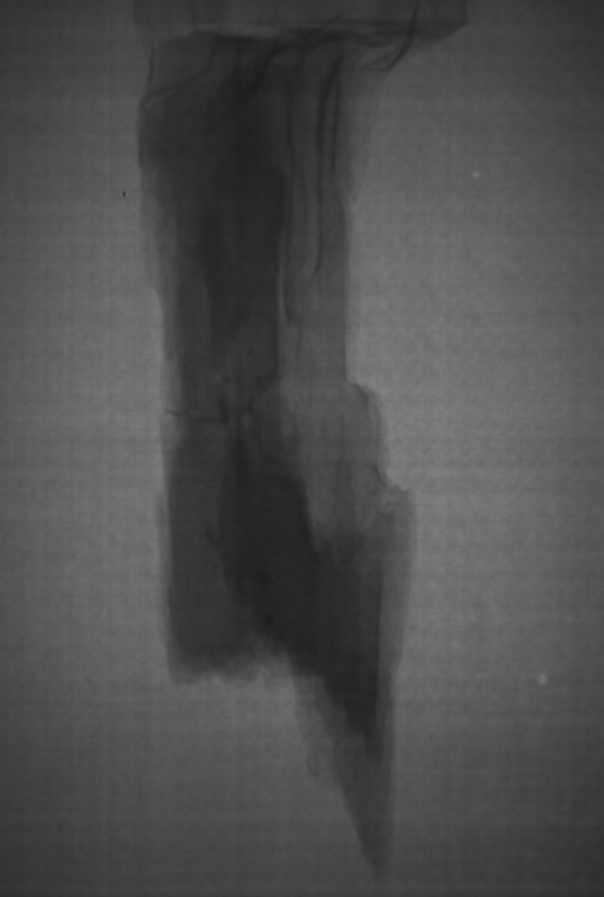
#> input picture lecture/Lectures/Lecture01/data/wood_0000.tif, 604 x 897 px; the run also reads 1 picture not shown here
$ jupyter execute --allow-errors Part_L1P5.ipynb
#> lines starting #> are read from the running program, lines starting #| are printed output that depends on the picture
# Introduction to images
::: {.content-visible when-format="pdf"}
We have been talking a lot about images; how we want to use them ,how they are formed etc. But we haven't defined what an image is and basic operations.
:::

[cell 1]
# | include: false
# | echo: false
# Setup cell: makes the notebook work in Jupyter *and* in both Quarto builds.
import os, sys
from pathlib import Path

if "COURSE_LECTURE_DIR" not in os.environ:          # interactive use
    os.environ["COURSE_LECTURE_DIR"] = str(Path.cwd())
    sys.path.insert(0, str(Path.cwd().parents[1] / "scripts"))

import numpy as np
import pandas as pd
import matplotlib.pyplot as plt
from courselib import data_path, figure_path

plt.rcParams.update({"figure.dpi": 120, "axes.spines.top": False,
                     "axes.spines.right": False})

## What is an image?

A very abstract definition:

- A pairing between spatial information (position)
- and some other kind of information (value).

In most cases this is a 2- or 3-dimensional position with

- x,y,z coordinates on a grid
- and a numeric value (intensity) or a vector (color).

## Image sampling

:::: {.columns}
::: {.column width=40%}

| The world is | The computer needs|
|:---:|:---:|
| Continuous    | Discrete levels |
| No boundaries | Limited extent |

:::

::: {.column width=60%}

{#fig-imagesampling width=75%}

:::
::::

***
### What does sampling mean in practice

::: {.content-visible when-format="pdf"}

Sampling is the process of converting a signal into a discrete representation. Here, we see examples of both spatial and intensity sampling. The spatial sampling is decided by the pixel pitch of the detector while the intensity sampling tells how many levels we represent the intensity or amplitude of the measured signal. Sampling can also rely to time, in this case we often talk about frame rates.

In this example we downsample the image first by a factor two. This change is barely visible when we show the image, but the number of pixels have reduced by a factor four. In the second example the image is downscaled by a factor 32 and you can clearly observe how pixelated the image is. A this level of downscaling, you can only see very coarse features in the sample.

Down-scaling is sometimes used as a method to speed up the frame rate as it radiacally reduces the number of bytes to be transfered from the detector and also the amount of data to write on disk. You should however be careful not to down scale by a too great factor as you will loose spatial information when doing so.

:::

[cell 2]
# | echo: false
# | output: true
# | fig-cap: "Examples of image sampling in intensity and spatial domains."
# | label: fig-samplingwoodexample
from skimage.io import imread
from skimage.morphology import disk
from scipy.ndimage import convolve
import numpy as np
from skimage.transform import resize

#> (the rest of this cell did not finish here and is left out)

## Sampling - Pixel size and resolution

It is important to distinguish between pixel size and resolution

### Resolution
The resolution is related to the optical system

- It is the effect of the optical transfer function of the acquisition system.
- Should have a greater value than the pixel size.

### Pixel size
The pixel size is

- The sample pitch between two adjacent pixels
- The smallest area represented in the image

> The sampling theorem: The pixel must be at least a factor 2 smaller than the smallest feature.

[cell 3]
# | echo: false
# | output: true
# | fig-cap: "A sequence of images with reduced number of pixels (reductionfactor 1,2, and 32)."
# | label: fig-downsizewood
from skimage.io import imread
from skimage.morphology import disk
from scipy.ndimage import convolve
import numpy as np
from skimage.transform import resize
import matplotlib.pyplot as plt

#> (the rest of this cell did not finish here and is left out)

***
### Edges at different resolutions and pixel sizes

::: {.content-visible when-format="pdf"}

Finding the correct pixel size is related to the resolution of the imaging system. You can sample low resolved scenes with many pixels but then the edges will appear blurred and will essentially waste a lot data on little added value.

The example below shows what an ideal edge would look like and what it mostly looks like when we acquire our images. As you can see, the "real" edge is represented by a smooth transition spread over several pixels.

:::

{#fig-pixelsize_sampling width=50%}

## Sampling gray levels

The human eye is not able to resolve many intensity levels

::: {.content-visible when-format="pdf"}

In this example we demonstrate how easy or hard it can be to perceive contrast differences in an image with different number of gray levels. How well you can see the differences depends on one hand on how well your eye can resolve the contrast difference, but there are also technical issues related to how well you can see the changes. E.g. how well your screen can display the changes and even the ambient light in the room you are working in.

:::

[cell 4]
# | echo: false
# | output: true
# | fig-cap: "Demonstration of the visibility between gray levels."
# | label: fig-visibilitylevels
import numpy as np
import matplotlib.pyplot as plt
xlin = np.linspace(0,255, 256)
xx, yy = np.meshgrid(xlin, xlin)

fig, ax = plt.subplots(1,3, figsize = (15, 5))
n=32; ax[0].imshow(np.floor(xx/n), interpolation='None', cmap = 'gray');  ax[0].set_title('{0} levels'.format(256//n))
n=8;  ax[1].imshow(np.floor(xx/n), interpolation='None', cmap = 'gray');  ax[1].set_title('{0} levels'.format(256//n))
n=1;  ax[2].imshow(np.floor(xx/n), interpolation='None', cmap = 'gray');  ax[2].set_title('{0} levels'.format(256//n));
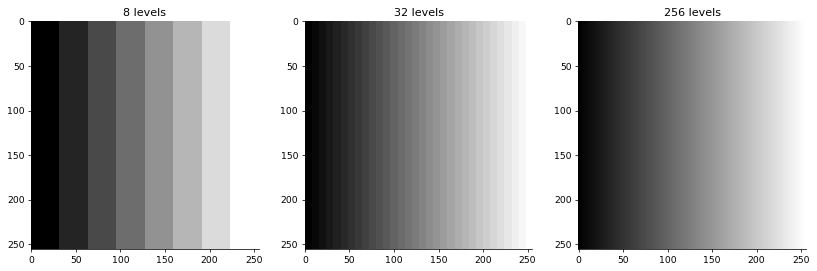
#> figure drawn by matplotlib, 3 panels

## Sampling - How many bits are needed?

The number of bits you need depends on:

- Contrast difference
- Separate many different sample features
- Sensitivity to rounding errors

::: {.content-visible when-format="pdf"}

The table below gives you an idea how many bits you need to represent your image information. In the extreme you would only need a single bit per pixel (8 pixels per byte) to represent a bi-level image from a segmentation. The other extreme would be to use double precision floating point that requires 64 bits (8 bytes) per pixels. Double precision is rarely needed and single precision is mostly sufficient which saves you memory. Saving memory is in particular important when you work with 3D images.

:::

+--------------------+-------------------+-----------------------------------------+
| Few bits           | Many bits         | Floating point                          |
+====================+===================+=========================================+
| - High contrast    | - Low contrast    | - High intensity dynamics               |
| - Clean images     | - Noisy images    | - Quantification to physical properties |
| - Segmented images | - Gradual changes | - In algorithms                         |
+--------------------+-------------------+-----------------------------------------+

## Sampling - examples
What happens when we reduce the number of gray-levels in the image?

::: {.content-visible when-format="pdf"}

The image intensity is determined by the response function of the imaging system. In the case of transmission imaging we are talking about the transmission of a radiation through the sample. The transmission follows Beer-Lambert's law

$$
I(x,y)=I(x,y)\cdot{}e^{-\int_L \mu(x) dx}
$$,

this is only a simplified version. More complicated versions including the neutron energy are presented in other parts of this course.

The information captured by the detector is stored in digital form with different gray level dynamics. We are often talking about 8 or 16 bit integer when we store images. This means that each pixel can represent the measured intensity with either 256 or 65565 gray levels respectively. In the example below we demonstrate what happens when only very few gray levels are used.

:::

#> (a cell that did not finish here is left out)

## 2D Intensity Images

::: {.content-visible when-format="pdf"}

Intensity images are generally represented as a 2D array of values. The following image is a 5x5 array with random numbers. Here, we create the image as a table with x,y coordinate pairs with their asociated intensity value. This is generally an unnecessary step, but we do it to show the relation between coordinates and values.

An image can be represented as a table with coordinates and the asociated value. This is however not so easy to interpret.

:::

Let's create a table

[cell 6]
# | echo: true
# | output: true
# | fig-cap: "Creating a table of image intensities and their coordinates."
# | label: tab-intensitytable
import numpy as np
import pandas as pd

basic_image = np.random.choice(range(100), size = (5,5))

xx, yy   = np.meshgrid(range(basic_image.shape[1]), range(basic_image.shape[0]))
image_df = pd.DataFrame(dict(x = xx.ravel(),
                 y = yy.ravel(),
                 Intensity = basic_image.ravel()))
image_df[['x', 'y', 'Intensity']].head(5)

::: {.content-visible when-format="pdf"}
It is important to use as many gray levels at possible when you expose your images. The image turns patchy when you use too few levels which you can see in the example above. The patchiness reduces the precision of your evaluation, there is less margin to make estimations and decisions. The number of gray levels depend on many factors like:

- Exposure time
- Source intensity
- Conversion efficiency
- Conversion rate of the detector
- Pixel size

So, it is your task to optimize your acquisition to provide well illuminated images by changing these parameters. Some are easier than others to change and contstraint are given by the type of investigation you are doing.
:::

***
### Viewing the data as an image

::: {.content-visible when-format="pdf"}

The table can also be shown as an image. Here, you also see the intensity values of pixel. In some cases, for very small images it can be relevant to print the pixel values, particularly when you want to follow the progress of an algorithm. But, this it not feasible for large images as the text will be so dense that it obscures the image itself.

:::

[cell 7]
# | echo: false
# | output: true
# | fig-cap: "Creating a table of image intensities and their coordinates."
# | label: fig-intensitytable

import matplotlib.pyplot as plt

fig, ax1 = plt.subplots(1,1)
plot_image = ax1.matshow(basic_image, cmap = 'gray')
plt.colorbar(plot_image)

for _, c_row in image_df.iterrows():
    ax1.text(c_row['x'], c_row['y'], s = '%02d' % c_row['Intensity'], fontdict = dict(color = 'r'))
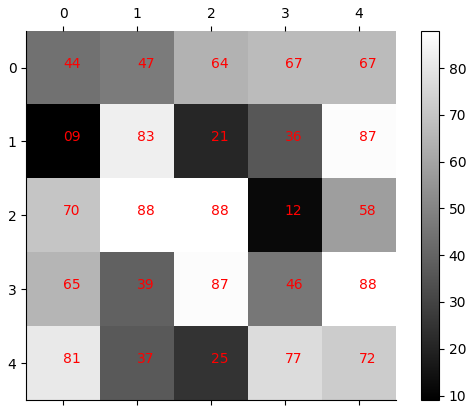
#> figure drawn by matplotlib, 2 panels

::: {.content-visible when-format="pdf"}

The interpretation is much easier if we instead visualize the data in as an image where the pixel values are represented by an intensity.

:::

## 3D images
::: {.content-visible when-format="pdf"}

For a 3D image, the position or spatial component has a 3rd dimension (z if it is a spatial, or t if it is a movie)

:::

:::: {.columns}

::: {.column width=50%}

{#fig-3Dvolume width=35%}

:::

::: {.column width=50%}

{#fig-3Dmovievolume width=55%}

:::

::::

## The histogram

The histogram is a statistical tool to show frequency of each graylevel in the image.

::: {.content-visible when-format="pdf"}

It is essentially a plot where the you count how many times each gray level appears in the image. For a 16-bit image this would result 65565 points. This is far too detailed, therefore it is common to use bins of several gray level to reduce the level of detail in the histogram and also improve the readability. In the example below we use 100 histogram bins which look quite reasonable for this image. Chosing the number of bins depends on the image size too. Your histogram doesn't look very useful if you have too many bins compared to the available number of pixels. You can use the piece of code below to explore what happens when you change the number of bins.

:::

[cell 8]
# | echo: false
# | output: true
# | fig-cap: "Histogram of the wood sample."
# | label: fig-histogramwood
import numpy as np
import matplotlib.pyplot as plt

fig,ax = plt.subplots(1,2,figsize=(15,5))

# Compute and show a histogram
#> (the rest of this cell did not finish here and is left out)

::: {.content-visible when-format="pdf"}

It can be used for the analysis of the image as it gives you an idea which values are related to different features in the image. The histogram tells you the area covered by a give pixel value and a later section we will see how the histogram can be used to segment the images.

:::

***
### Details of the histogram

Let's look att different regions in the image and their representation in the histogram.

{width=50%}

## Pixelwise operations

Pixelwise operations apply scalar operations to each pixel.

- Arithmetics +, -, *, /
- Functions e.g. sin(x), exp(x), ln(x)

Statistic functions

- mean, standard deviation
- min, max

***
### Demonstrating arithmetic functions (flat field normalization)
::: {.content-visible when-format="pdf"}

Flat field normalization is a frequent operation in imaging applications. It normalizes the image of the sample by the illumination intensity, ob. Most cameras also have an intensity bias which is needed in the conversion from photons to gray levels. This is the so called dark current image which is here denoted dc.

You can see that the original sample image has an inhomogeneous background. The back ground is flat after the normalization.

:::

$$
normed = \frac{img-dc}{ob-dc}
$$

[cell 9]
# | echo: false
# | output: true
# | fig-cap: "Demonstration of pixelwise arithmetic operations on real images."
# | label: fig-pixewise_arithmetic

img = plt.imread('data/wood_0000.tif')
#> img is the input picture: shape (897, 604) uint16; min 7353, max 33531, mean 20016.2
ob  = plt.imread('data/ob_0000.tif')
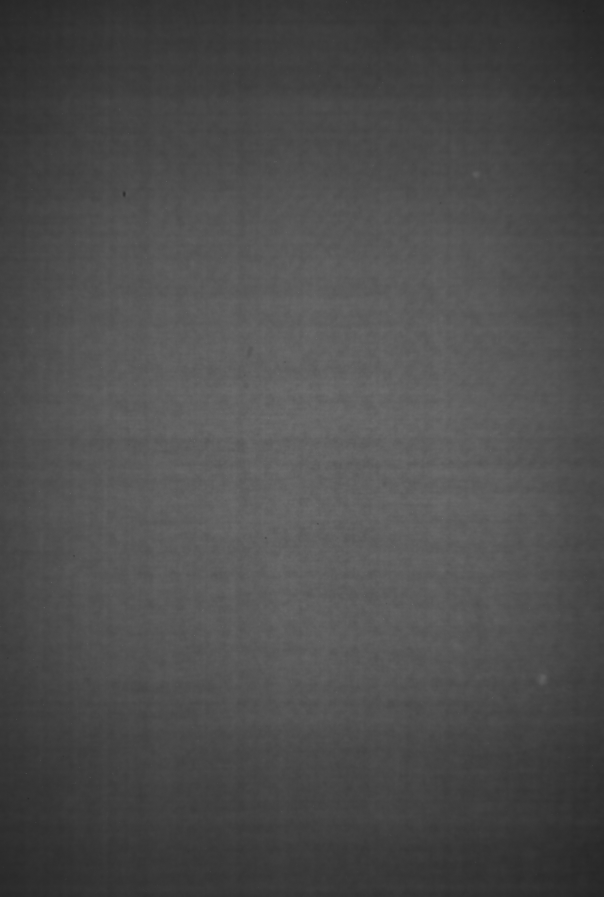
#> input picture lecture/Lectures/Lecture01/data/ob_0000.tif, 604 x 897 px
#> ob is the input picture: shape (897, 604) uint16; min 8459, max 28961, mean 19753.6
dc  = plt.imread('data/dc_0000.tif')

normed = (img-dc)/(ob-dc)
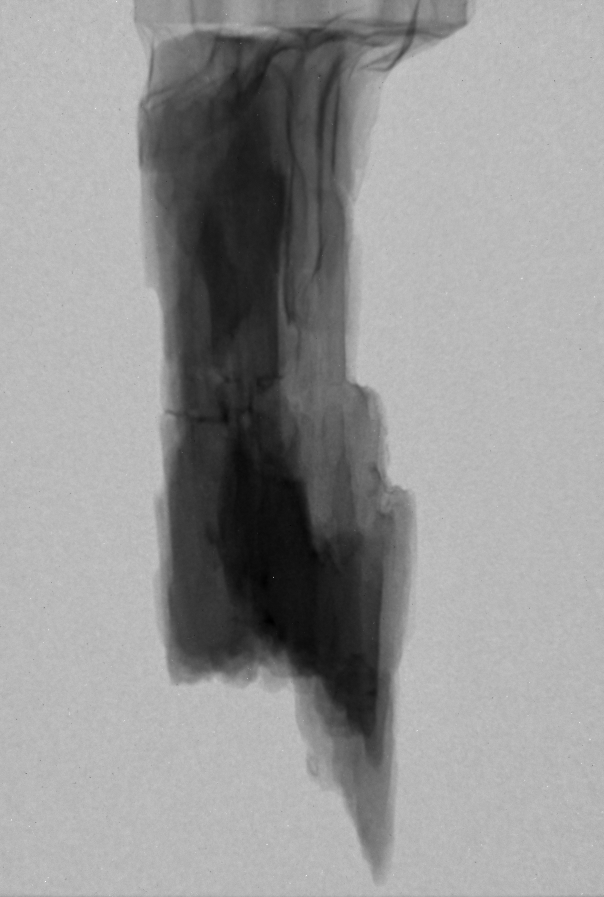
#> normed: shape (897, 604) float64; min 0.3, max 1.55, mean 1.04; drawn with min black and max white

# Visualization
fig,ax = plt.subplots(1,4,figsize=(15,4))
ax[0].imshow(img,    cmap='gray'); ax[0].set_title('Sample image')
ax[1].imshow(ob,     cmap='gray'); ax[1].set_title('Open beam image')
ax[2].imshow(dc,     cmap='gray'); ax[2].set_title('Dark current image')
ax[3].imshow(normed, cmap='gray'); ax[3].set_title('Normalized image');
